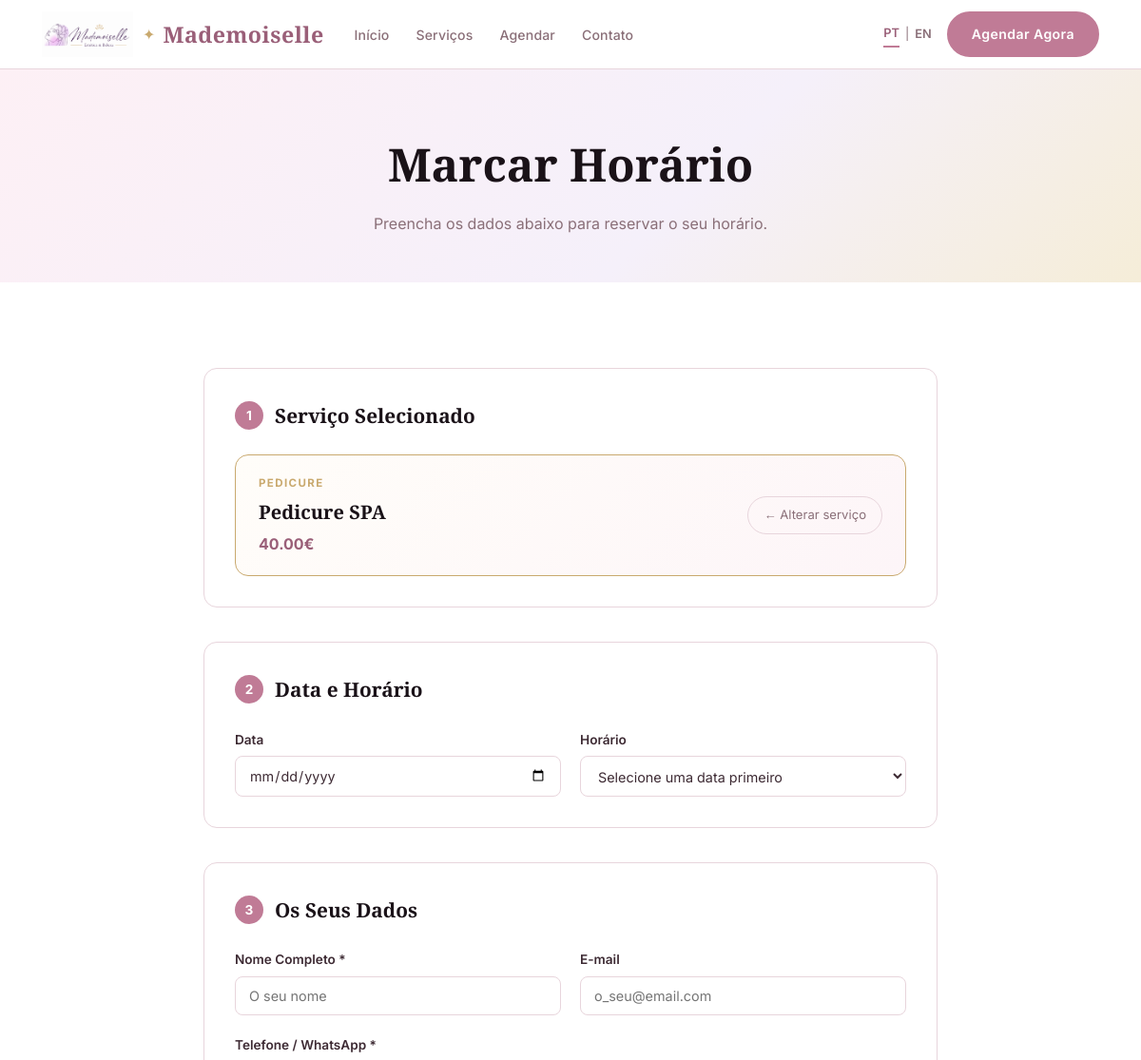
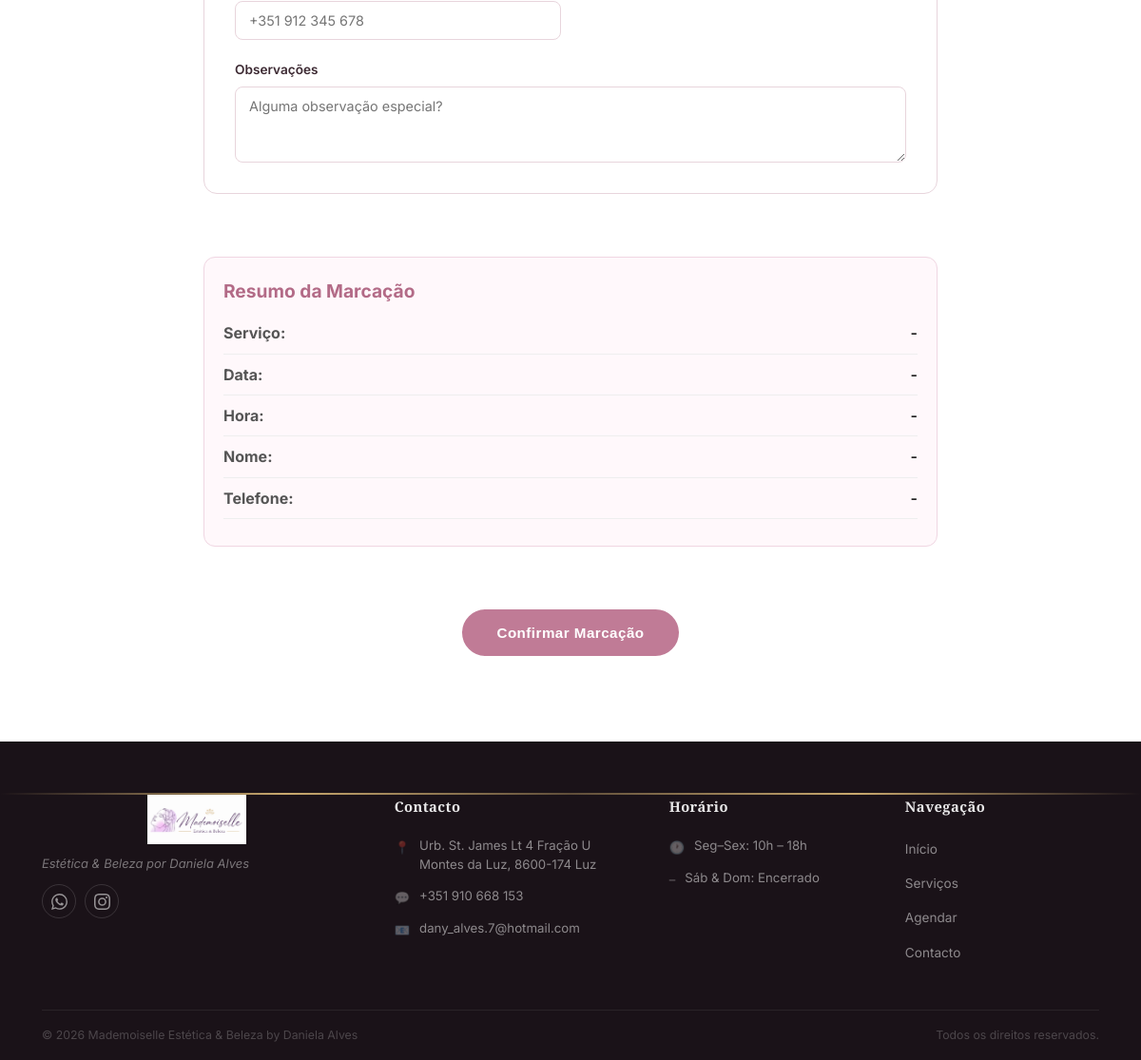
Screenshot of /book?service_id=2 with the database file from the repository (2 pictures, top to bottom).
### salon/models/models.py (models this page shows, shortened)
class ServiceCategory(db.Model):
    __tablename__ = "service_categories"
    id = db.Column(db.Integer, primary_key=True)
    name_pt = db.Column(db.String(100), nullable=False)
    name_en = db.Column(db.String(100), nullable=False)
    icon = db.Column(db.String(50), default="sparkles")
    display_order = db.Column(db.Integer, default=0)
    services = db.relationship("Service", back_populates="category", lazy=True)
    def name(self, lang="pt"):
        return self.name_pt if lang == "pt" else self.name_en

class Service(db.Model):
    __tablename__ = "services"
    id = db.Column(db.Integer, primary_key=True)
    name_pt = db.Column(db.String(100), nullable=False)
    name_en = db.Column(db.String(100), nullable=False)
    description_pt = db.Column(db.Text)
    description_en = db.Column(db.Text)
    duration_minutes = db.Column(db.Integer, default=60)
    price = db.Column(db.Float, nullable=False)
    category_id = db.Column(db.Integer, db.ForeignKey("service_categories.id"), nullable=False)
    category = db.relationship("ServiceCategory", back_populates="services")
    active = db.Column(db.Boolean, default=True)
    def name(self, lang="pt"):
        return self.name_pt if lang == "pt" else self.name_en

### salon/routes.py (the view, shortened to what this page needs)
@main.route("/book", methods=["GET", "POST"])
def book():
    categories = ServiceCategory.query.order_by(ServiceCategory.display_order).all()
    service_id = request.args.get("service_id", type=int)
    selected_service = Service.query.get(service_id) if service_id else None
    return render_template(
        "book.html",
        categories=categories,
        selected_service=selected_service,
        lang=get_lang(),
        form_data={},
        today=date.today().isoformat(),
    )

### salon/routes.py (called while the page is built)
def get_lang():
    return str(get_locale())

### salon/templates/book.html (shortened to what this page needs)
{% extends "base.html" %}
{% block content %}
<section class="page-hero">
  <div class="container">
    <h1>{% if lang == 'pt' %}Marcar Horário{% else %}Book Appointment{% endif %}</h1>
    <p>{% if lang == 'pt' %}Preencha os dados abaixo para reservar o seu horário.{% else %}Fill in the details below to reserve your time slot.{% endif %}</p>
  </div>
</section>
<section class="section">
  <div class="container booking-container">
    <form method="POST" action="{{ url_for('main.book') }}" class="booking-form" id="bookingForm">
      <div class="form-section">
        <h2 class="form-section-title">
          <span class="step-badge">1</span>
          {% if selected_service %}
            {% if lang == 'pt' %}Serviço Selecionado{% else %}Selected Service{% endif %}
          {% else %}
            {% if lang == 'pt' %}Escolha o Serviço{% else %}Choose Service{% endif %}
          {% endif %}
        </h2>
        {% if selected_service %}
        <div class="service-preselected-card">
          <div class="service-preselected-body">
            <span class="service-preselected-cat">{{ selected_service.category.name(lang) }}</span>
            <span class="service-preselected-name">{{ selected_service.name(lang) }}</span>
            <span class="service-preselected-price">{{ "%.2f"|format(selected_service.price) }}€</span>
          </div>
          <a href="{{ url_for('main.services') }}" class="service-preselected-change">
            {% if lang == 'pt' %}← Alterar serviço{% else %}← Change service{% endif %}
          </a>
        </div>
        {% endif %}
      </div>
      <div class="form-section">
        <h2 class="form-section-title">
          <span class="step-badge">2</span>
          {% if lang == 'pt' %}Data e Horário{% else %}Date & Time{% endif %}
        </h2>
        <div class="date-time-row">
          <div class="form-group">
            <label for="appointment_date">{% if lang == 'pt' %}Data{% else %}Date{% endif %}</label>
            <input type="date" id="appointment_date" name="appointment_date"
              value="{{ form_data.get('appointment_date', '') }}"
              min="{{ today }}" />
          </div>
          <div class="form-group">
            <label for="appointment_time">{% if lang == 'pt' %}Horário{% else %}Time{% endif %}</label>
            <select id="appointment_time" name="appointment_time">
              <option value="">{% if lang == 'pt' %}Selecione uma data primeiro{% else %}Select a date first{% endif %}</option>
            </select>
          </div>
        </div>
      </div>
      <div class="form-section">
        <h2 class="form-section-title">
          <span class="step-badge">3</span>
          {% if lang == 'pt' %}Os Seus Dados{% else %}Your Details{% endif %}
        </h2>
        <div class="form-grid">
          <div class="form-group">
            <label for="client_name">{% if lang == 'pt' %}Nome Completo{% else %}Full Name{% endif %} *</label>
            <input type="text" id="client_name" name="client_name"
              value="{{ form_data.get('client_name', '') }}"
              placeholder="{% if lang == 'pt' %}O seu nome{% else %}Your name{% endif %}" />
          </div>
          <div class="form-group">
            <label for="client_email">{% if lang == 'pt' %}E-mail{% else %}Email{% endif %} </label>
            <input type="email" id="client_email" name="client_email"
              value="{{ form_data.get('client_email', '') }}"
              placeholder="{% if lang == 'pt' %}o_seu@email.com{% else %}your@email.com{% endif %}" />
          </div>
          <div class="form-group">
            <label for="client_phone">{% if lang == 'pt' %}Telefone / WhatsApp{% else %}Phone / WhatsApp{% endif %} *</label>
            <input type="tel" id="client_phone" name="client_phone"
              value="{{ form_data.get('client_phone', '') }}"
              placeholder="+351 912 345 678" />
          </div>
          <div class="form-group form-group-full">
            <label for="notes">{% if lang == 'pt' %}Observações{% else %}Notes{% endif %}</label>
            <textarea id="notes" name="notes" rows="3"
              placeholder="{% if lang == 'pt' %}Alguma observação especial?{% else %}Any special notes?{% endif %}">{{ form_data.get('notes', '') }}</textarea>
          </div>
        </div>
      </div>
      <div class="booking-preview" id="bookingPreview">
          <h3>{% if lang == 'pt' %}Resumo da Marcação{% else %}Booking Summary{% endif %}</h3>
          <p><strong>{% if lang == 'pt' %}Serviço:{% else %}Service:{% endif %}</strong> <span id="previewService">-</span></p>
          <p><strong>{% if lang == 'pt' %}Data:{% else %}Date:{% endif %}</strong> <span id="previewDate">-</span></p>
          <p><strong>{% if lang == 'pt' %}Hora:{% else %}Time:{% endif %}</strong> <span id="previewTime">-</span></p>
          <p><strong>{% if lang == 'pt' %}Nome:{% else %}Name:{% endif %}</strong> <span id="previewName">-</span></p>
          <p><strong>{% if lang == 'pt' %}Telefone:{% else %}Phone:{% endif %}</strong> <span id="previewPhone">-</span></p>
      </div>
      <div class="form-submit">
        <button type="submit" class="btn btn-primary btn-lg">
          {% if lang == 'pt' %}Confirmar Marcação{% else %}Confirm Booking{% endif %}
        </button>
      </div>
    </form>
  </div>
</section>
{% endblock %}

### rows the page displays
ServiceCategory: category.name "PEDICURE"
Service: name "Pedicure SPA", price "40.00"
